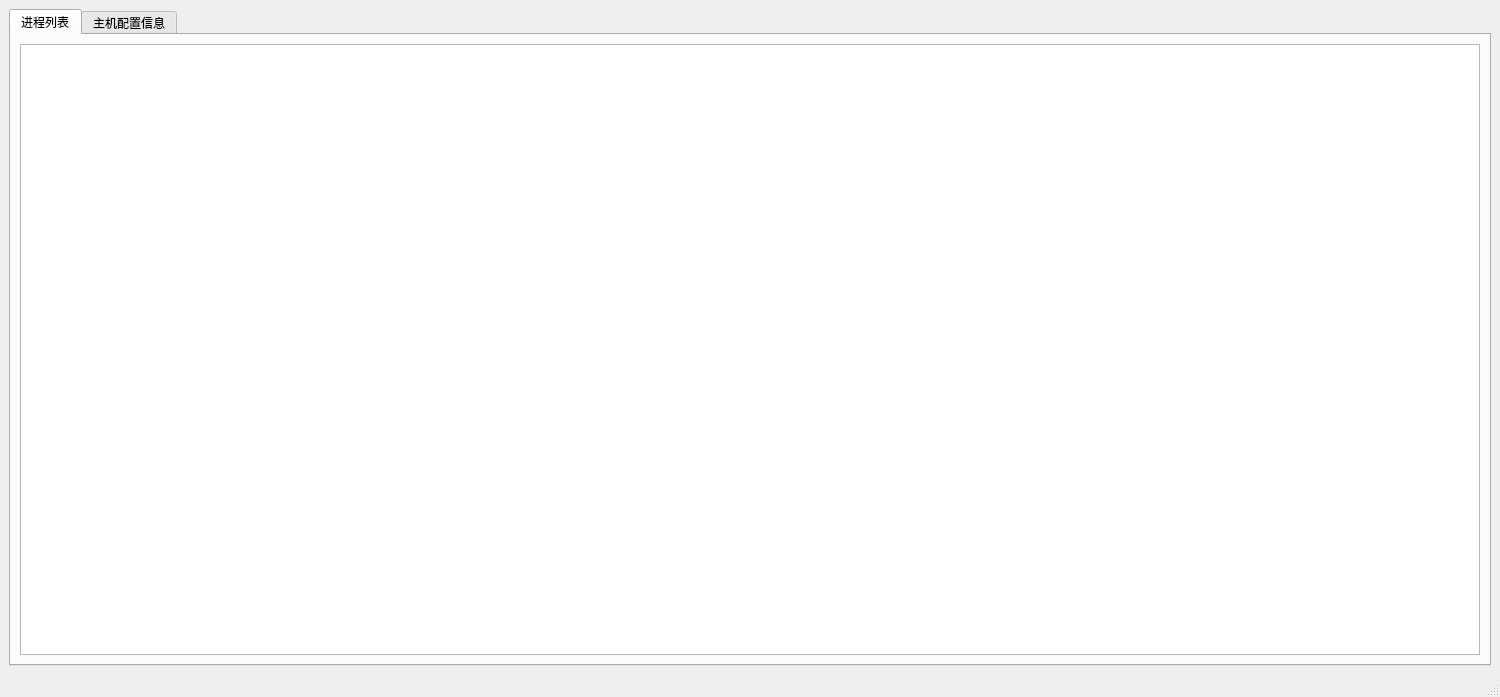
<?xml version="1.0" encoding="UTF-8"?>
<ui version="4.0">
 <class>MainWindow</class>
 <widget class="QMainWindow" name="MainWindow">
  <property name="geometry">
   <rect>
    <x>0</x>
    <y>0</y>
    <width>1500</width>
    <height>697</height>
   </rect>
  </property>
  <property name="sizePolicy">
   <sizepolicy hsizetype="Expanding" vsizetype="Maximum">
    <horstretch>0</horstretch>
    <verstretch>0</verstretch>
   </sizepolicy>
  </property>
  <property name="windowTitle">
   <string>Process List</string>
  </property>
  <widget class="QWidget" name="centralwidget">
   <layout class="QGridLayout" name="gridLayout">
    <item row="0" column="0">
     <widget class="QTabWidget" name="tabWidget">
      <property name="currentIndex">
       <number>0</number>
      </property>
      <widget class="QWidget" name="tab1">
       <attribute name="title">
        <string>进程列表</string>
       </attribute>
       <layout class="QGridLayout" name="gridLayout_2">
        <item row="0" column="0">
         <widget class="QTableView" name="tableView">
          <property name="sizePolicy">
           <sizepolicy hsizetype="Expanding" vsizetype="Expanding">
            <horstretch>0</horstretch>
            <verstretch>0</verstretch>
           </sizepolicy>
          </property>
         </widget>
        </item>
       </layout>
      </widget>
      <widget class="QWidget" name="tab2">
       <attribute name="title">
        <string>主机配置信息</string>
       </attribute>
       <layout class="QGridLayout" name="gridLayout_3">
        <item row="0" column="0">
         <widget class="QTextBrowser" name="textBrowser"/>
        </item>
        <item row="1" column="0">
         <widget class="QPushButton" name="pushButton">
          <property name="font">
           <font>
            <family>Agency FB</family>
            <pointsize>16</pointsize>
            <weight>75</weight>
            <bold>true</bold>
           </font>
          </property>
          <property name="text">
           <string>更换主机</string>
          </property>
         </widget>
        </item>
       </layout>
      </widget>
     </widget>
    </item>
   </layout>
  </widget>
  <widget class="QMenuBar" name="menubar">
   <property name="geometry">
    <rect>
     <x>0</x>
     <y>0</y>
     <width>1500</width>
     <height>22</height>
    </rect>
   </property>
  </widget>
  <widget class="QStatusBar" name="statusbar"/>
 </widget>
 <resources/>
 <connections/>
</ui>
